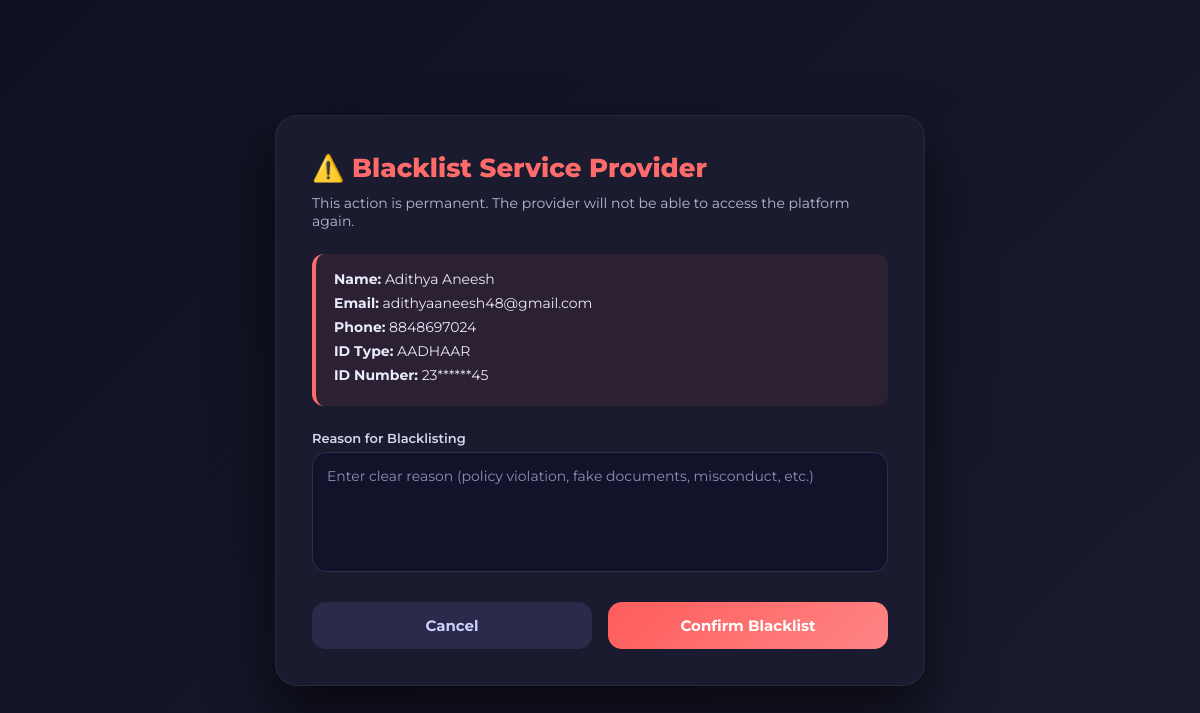
/blacklist_provider/15, run on the app's committed database.
### PetCare/models.py (models this page shows, shortened)
class ServiceProvider(models.Model):
    PROVIDER_TYPE = (
        ('individual', 'Individual'),
        ('organization', 'Organization / Company'),
    )
    ID_TYPE = (
        ('aadhaar', 'Aadhaar'),
        ('pan', 'PAN'),
        ('passport', 'Passport'),
    )
    user = models.OneToOneField(Profile, on_delete=models.CASCADE)
    full_name = models.CharField(max_length=100,null=True,blank=True)
    phone_number = models.CharField(max_length=15,null=True,blank=True)
    provider_type = models.CharField(max_length=20, choices=PROVIDER_TYPE,null=True,blank=True)
    bio = models.TextField(null=True,blank=True)
    city = models.CharField(max_length=50,null=True,blank=True)
    address = models.TextField(null=True,blank=True)
    pincode = models.CharField(max_length=10,null=True,blank=True)
    latitude = models.CharField(max_length=50,null=True,blank=True)
    longitude = models.CharField(max_length=50,null=True,blank=True)
    travel_distance = models.PositiveIntegerField(null=True,blank=True)
    services = models.JSONField(null=True,blank=True)  # store selected services
    id_type = models.CharField(max_length=20, choices=ID_TYPE,null=True,blank=True)
    id_number = models.CharField(max_length=50,unique=True,null=True,blank=True,help_text="Government ID number")
    id_proof = models.FileField(upload_to='providers/id/',null=True,blank=True)
    grooming_certificate = models.FileField(upload_to='providers/certificates/',null=True,blank=True)
    vet_license = models.FileField(upload_to='providers/certificates/',null=True,blank=True)
    training_certificate = models.FileField(upload_to='providers/certificates/',null=True,blank=True)
    organization_registration = models.FileField(upload_to='providers/certificates/',null=True,blank=True)
    is_verified = models.BooleanField(default=False)

class Profile(models.Model):
    user = models.OneToOneField(User,on_delete=models.CASCADE)
    ROLE_CHOICES = (
        ('customer','Customer'),
        ('service_providers','Service Providers')
    )
    role = models.CharField(max_length=50,choices=ROLE_CHOICES,default='customer')

### PetCare/views.py (the view)
# urls.py: path('blacklist_provider/<int:provider_id>',views.blacklist_provider,name='blacklist_provider'),
def blacklist_provider(request,provider_id):
    provider = ServiceProvider.objects.get(id = provider_id)
    return render(request,'admin/blacklisted_provider.html',{'provider':provider})

### PetCare/templates/admin/blacklisted_provider.html (shortened to what this page needs)
{% load static %}
<!DOCTYPE html>
<html lang="en">
<head>
    <link rel="stylesheet" href="{% static 'css/admin/blacklisted_provider.css' %}">
</head>
<body>
<div class="page-wrapper">
    <div class="card">
        <h1>⚠️ Blacklist Service Provider</h1>
        <p class="subtitle">
            This action is permanent. The provider will not be able to access the platform again.
        </p>
        <div class="details-box">
            <div><strong>Name:</strong> {{ provider.full_name }}</div>
            <div><strong>Email:</strong> {{ provider.user.user.email }}</div>
            <div><strong>Phone:</strong> {{ provider.phone_number }}</div>
            <div><strong>ID Type:</strong> {{ provider.id_type|upper }}</div>
            <div><strong>ID Number:</strong> {{ provider.id_number|slice:":2" }}******{{ provider.id_number|slice:"-2:" }}</div>
        </div>
        <form method="post" action="{% url 'fire_provider' provider.id %}">
            <label>Reason for Blacklisting</label>
            <textarea
                name="reason"
                placeholder="Enter clear reason (policy violation, fake documents, misconduct, etc.)"
                required
            ></textarea>
            <div class="btn-group">
                <a href="{% url 'verify_providers' %}" class="btn cancel">
                    Cancel
                </a>
                <button type="submit" class="btn danger">
                    Confirm Blacklist
                </button>
            </div>
        </form>
    </div>
</div>
</body>
</html>

### PetCare/static/css/admin/blacklisted_provider.css (style rules this page uses)
* { margin: 0; padding: 0; box-sizing: border-box; font-family: 'Montserrat', sans-serif; }
body { background: linear-gradient(135deg, #0F1020, #1A1B2E); color: #E6E6F0; }
.page-wrapper { min-height: 100vh; display: flex; justify-content: center; align-items: center; padding: 30px; }
.card { width: 100%; max-width: 650px; background: #1A1B2E; border-radius: 22px; padding: 36px; box-shadow: 0 30px 60px rgba(0, 0, 0, 0.6); border: 1px solid rgba(255,255,255,0.06); }
.card h1 { font-size: 26px; font-weight: 800; color: #FF6B6B; margin-bottom: 10px; }
.subtitle { font-size: 14px; color: #B8B8D4; margin-bottom: 24px; }
.details-box { background: rgba(255, 107, 107, 0.08); border-left: 4px solid #FF6B6B; padding: 16px 18px; border-radius: 12px; margin-bottom: 24px; }
.details-box div { font-size: 14px; margin-bottom: 6px; color: #EAEAFF; }
label { font-size: 13px; font-weight: 600; margin-bottom: 6px; display: block; color: #D6D6F0; }
textarea { width: 100%; min-height: 120px; padding: 14px; border-radius: 14px; border: 1.5px solid #2E2F55; background: #12132A; color: #E6E6F0; font-size: 14px; resize: none; margin-bottom: 26px; }
textarea::placeholder { color: #8E8EB5; }
.btn-group { display: flex; justify-content: space-between; gap: 16px; }
.btn { flex: 1; padding: 14px; font-size: 15px; font-weight: 700; border-radius: 14px; text-align: center; text-decoration: none; cursor: pointer; border: none; transition: 0.25s ease; }
.btn.cancel { background: #2A2B4A; color: #CFCFFF; }
.btn.danger { background: linear-gradient(135deg, #FF5C5C, #FF8585); color: white; }

### data on the page
ServiceProvider: full_name "Adithya Aneesh", user.user.email "adithyaaneesh48@gmail.com", phone_number "8848697024", id_type "AADHAAR", id_number "23", id_number "45"
